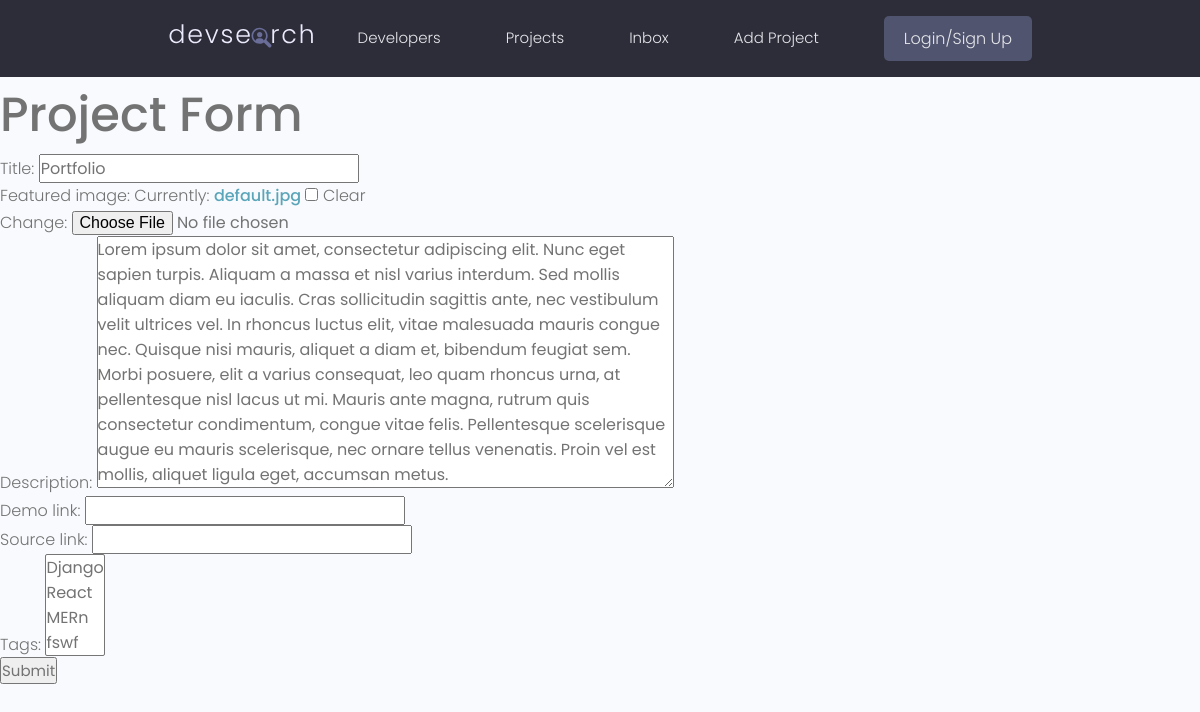
The app's page /update-project/b800fb3d-9b93-49cf-8c43-07308e27db63, older data.
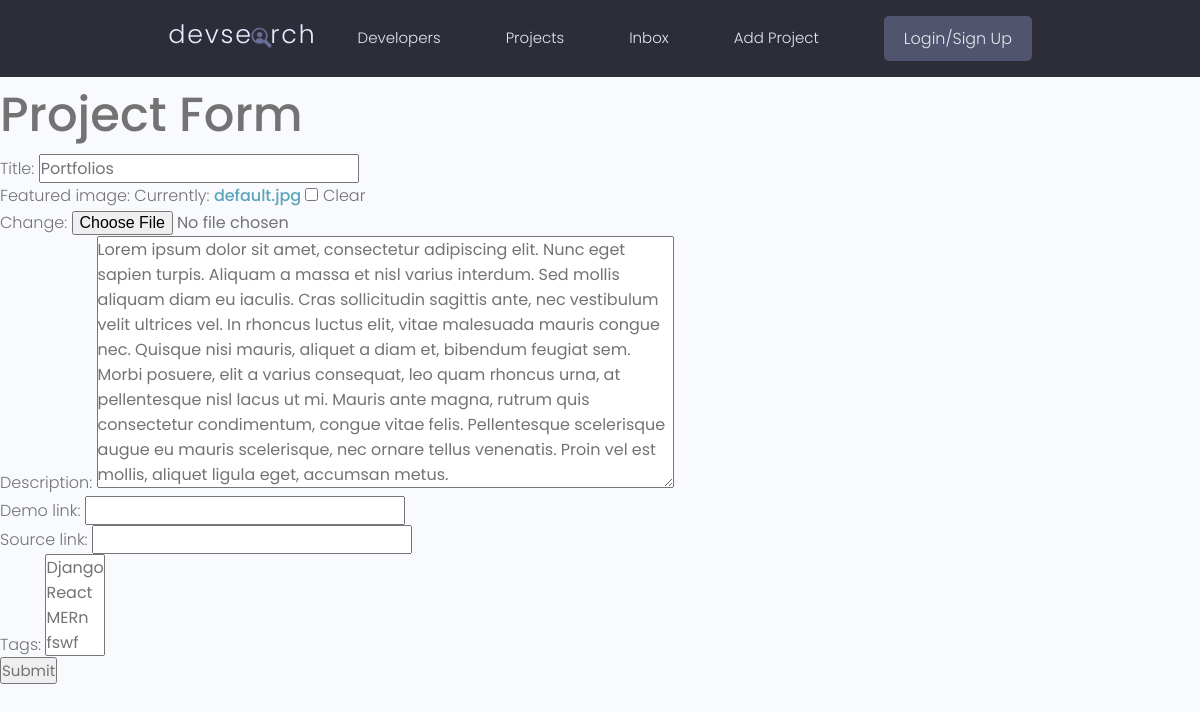
The same page, newer data.
### projects/models.py (models this page shows, shortened)
class Project(models.Model):
    title= models.CharField(max_length=200)
    description= models.TextField(null=True,blank=True)
    featured_image= models.ImageField(null=True,blank=True,default="default.jpg")
    demo_link= models.CharField(max_length=2000,null=True,blank=True)
    source_link= models.CharField(max_length=2000,null=True,blank=True)
    tags= models.ManyToManyField("Tag", blank=True) # using Tag as string since it is referenced afterwards so python will be able to find it
    vote_total= models.IntegerField(default=0,null=True,blank=True)
    vote_ratio= models.IntegerField(default=0,null=True,blank=True)
    created= models.DateTimeField(auto_now_add=True) # auto_now_add adds timestamp automatically as model instance is created
    id= models.UUIDField(default=uuid.uuid4,unique=True,primary_key=True,editable=False) # UUID 16 character unique ids

### projects/views.py (the view, shortened to what this page needs)
# urls.py: path("update-project/<str:pk>",views.updateproject,name="update-project"),
def updateproject(request,pk): # pk is primary key which will be referencing the id of a project
    project=Project.objects.get(id=pk) # using .get() to fetch project based on id
    form = ProjectForm(instance=project) # instance is the project we want to update
    context={"form":form}
    return render(request,"projects/project_form.html",context)

### projects/forms.py
class ProjectForm(ModelForm): # this will be form for Project model
    class Meta:
        model = Project
        fields=["title","featured_image","description","demo_link","source_link","tags"]
        a=0

### projects/models.py (called while the page is built)
    def __str__(self):
        return self.name

### projects/templates/projects/project_form.html (shortened to what this page needs)
{% extends "main.html" %}
{%block content%}
<h1>Project Form</h1>
<form action="" method="POST" enctype="multipart/form-data">
    {{form.as_p}}
    <input type="submit">
</form>
{%endblock%}

Row changes from the older to the newer data that the page shows:
changed Project: title "Portfolio" → "Portfolios"
